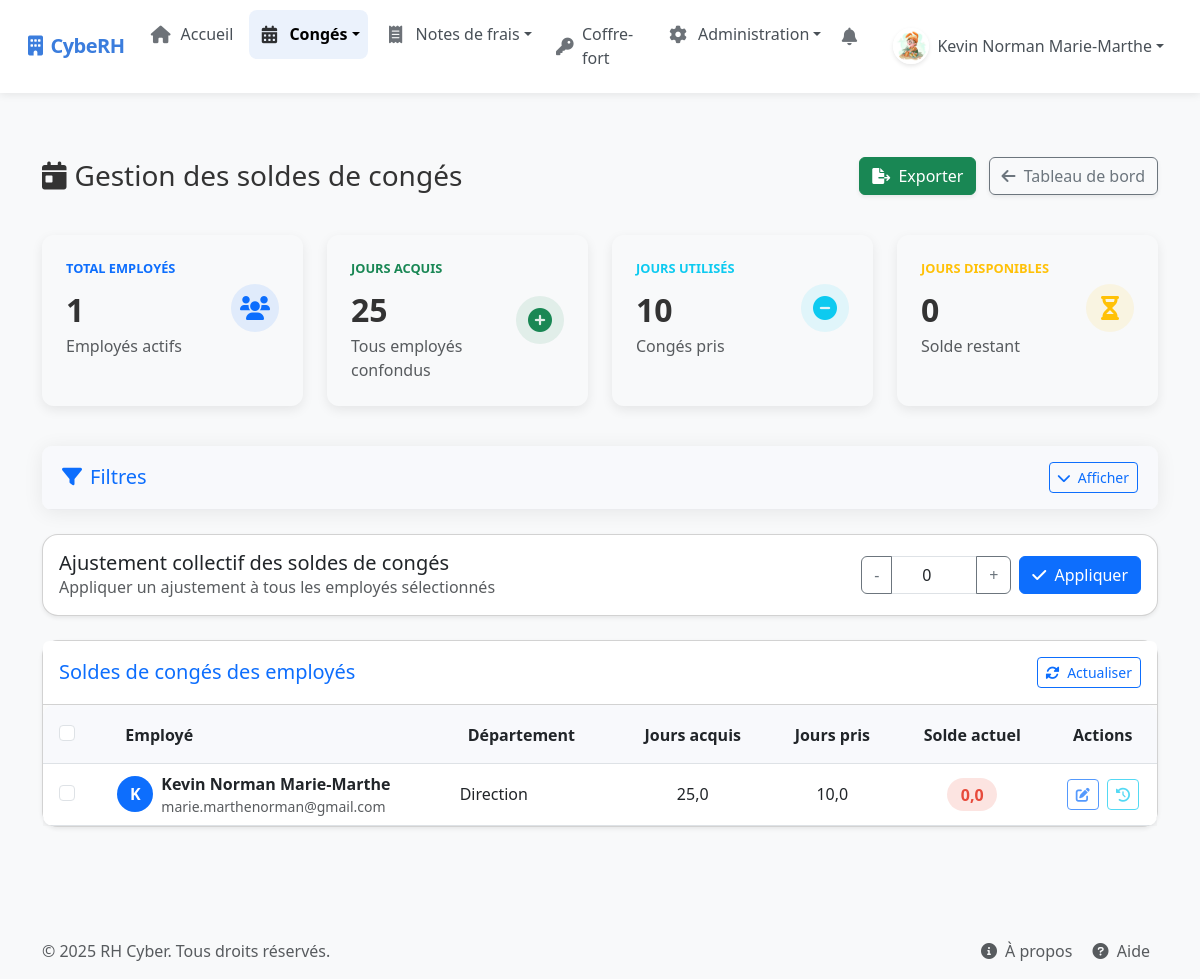
The app's page /leave-balance/ (signed in), older data.
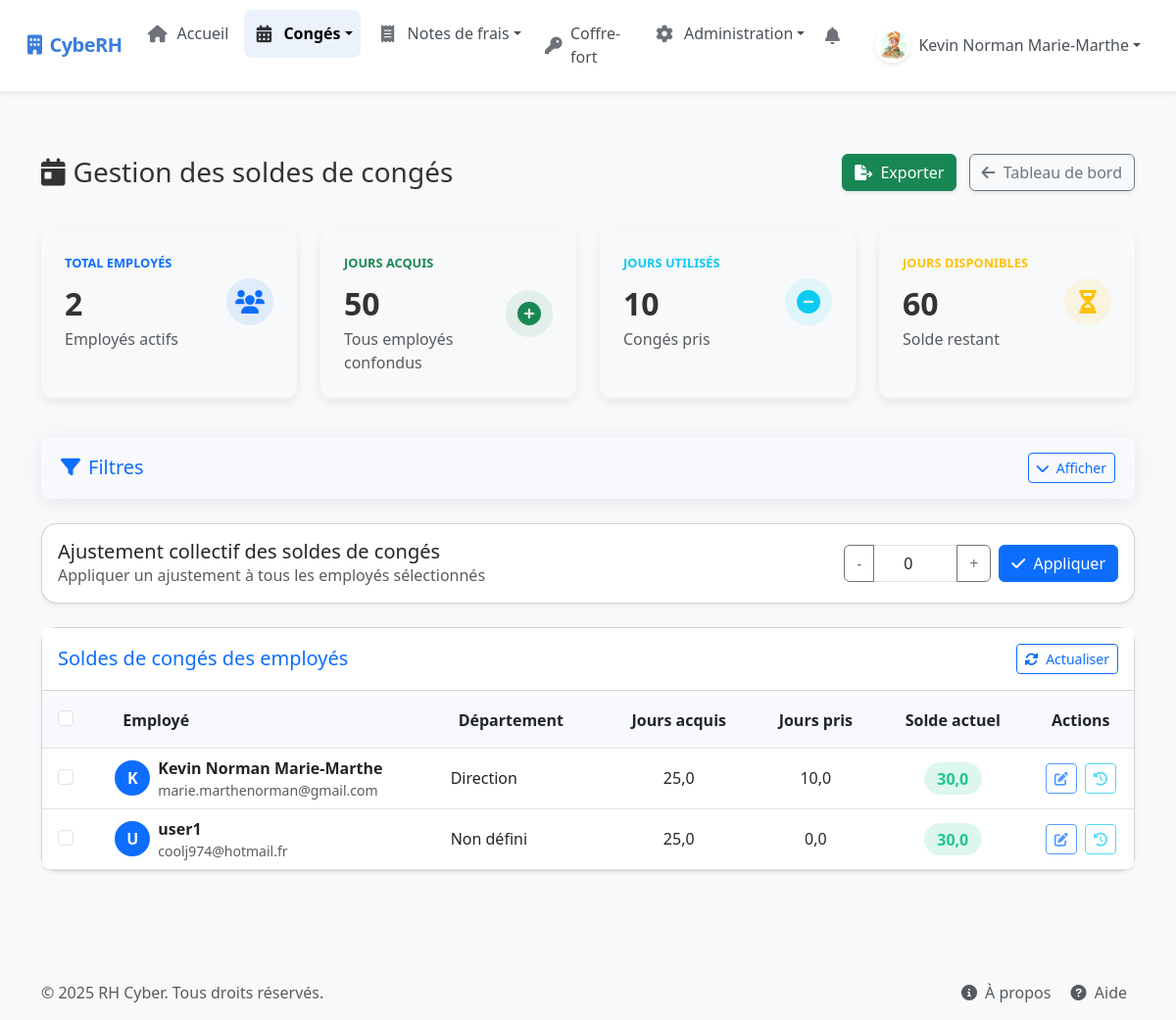
The same page, newer data.
### rh_management/models.py (models this page shows, shortened)
class LeaveBalance(models.Model):
    user = models.OneToOneField(User, on_delete=models.CASCADE, related_name='leave_balance')
    acquired = models.DecimalField(max_digits=5, decimal_places=1, default=0)  # Jours acquis
    taken = models.DecimalField(max_digits=5, decimal_places=1, default=0)     # Jours pris
    available = models.DecimalField(max_digits=5, decimal_places=1, default=0)  # Solde disponible
    created_at = models.DateTimeField(auto_now_add=True)
    updated_at = models.DateTimeField(auto_now=True)

class Profile(models.Model):
    user = models.OneToOneField(User, on_delete=models.CASCADE, related_name='profile')
    department = models.ForeignKey('Department', on_delete=models.SET_NULL, null=True, blank=True, related_name="employees")
    position = models.CharField(max_length=100, blank=True, null=True, verbose_name="Poste")
    phone_number = models.CharField(max_length=20, blank=True, null=True, verbose_name="Téléphone")
    address = models.TextField(blank=True, null=True, verbose_name="Adresse")
    profile_picture = models.ImageField(upload_to='profile_pictures/', blank=True, null=True, verbose_name="Photo de profil")
    date_of_birth = models.DateField(blank=True, null=True, verbose_name="Date de naissance")
    hire_date = models.DateField(blank=True, null=True, verbose_name="Date d'embauche")
    manager = models.ForeignKey(User, on_delete=models.SET_NULL, null=True, blank=True, related_name="subordinates", verbose_name="Responsable")
    theme_preference = models.CharField(max_length=20, default='light', choices=[
        ('light', 'Clair'),
        ('dark', 'Sombre'),
        ('system', 'Système')
    ], verbose_name="Thème préféré")
    language_preference = models.CharField(max_length=10, default='fr', choices=[
        ('fr', 'Français'),
        ('en', 'English')
    ], verbose_name="Langue préférée")
    notifications_enabled = models.BooleanField(default=True, verbose_name="Notifications activées")
    email_notifications = models.BooleanField(default=True, verbose_name="Notifications par email")
    is_encadrant = models.BooleanField(default=False, verbose_name="Est encadrant")
    is_stp = models.BooleanField(default=False, verbose_name="Est STP")
    created_at = models.DateTimeField(auto_now_add=True)
    updated_at = models.DateTimeField(auto_now=True)
    class Meta:
        verbose_name = "Profil"
        verbose_name_plural = "Profils"
        ordering = ['user__first_name', 'user__last_name']

class Department(models.Model):
    name = models.CharField(max_length=100, verbose_name="Nom")
    description = models.TextField(blank=True, null=True, verbose_name="Description")
    manager = models.ForeignKey(User, on_delete=models.SET_NULL, null=True, blank=True, related_name="managed_departments", verbose_name="Responsable")
    is_active = models.BooleanField(default=True, verbose_name="Actif")
    created_at = models.DateTimeField(auto_now_add=True)
    updated_at = models.DateTimeField(auto_now=True)
    def __str__(self):
        return self.name
    class Meta:
        verbose_name = "Département"
        verbose_name_plural = "Départements"
        ordering = ['name']

### rh_management/views/leave_views.py (the view, shortened to what this page needs)
# urls.py: path('leave-balance/', manage_leave_balances, name='manage_leave_balances'),
@login_required
@user_passes_test(is_admin_or_hr)
def manage_leave_balances(request):
    name = request.GET.get('name', '')
    department_id = request.GET.get('department', '')
    balance_status = request.GET.get('balance_status', '')
    queryset = LeaveBalance.objects.select_related('user', 'user__profile').all()
    if name:
        queryset = queryset.filter(
            Q(user__first_name__icontains=name) |
            Q(user__last_name__icontains=name) |
            Q(user__username__icontains=name)
        )
    if department_id and department_id.isdigit():
        queryset = queryset.filter(user__profile__department_id=department_id)
    stats = {
        'total_employees': LeaveBalance.objects.count(),
        'total_acquired_days': LeaveBalance.objects.aggregate(Sum('acquired'))['acquired__sum'] or 0,
        'total_taken_days': LeaveBalance.objects.aggregate(Sum('taken'))['taken__sum'] or 0,
        'total_available_days': LeaveBalance.objects.aggregate(Sum('available'))['available__sum'] or 0,
    }
    paginator = Paginator(queryset, 10)  # 10 items par page
    page_number = request.GET.get('page', 1)
    leave_balances = paginator.get_page(page_number)
    departments = Department.objects.all()
    query_params = []
    if name:
        query_params.append(f'name={name}')
    if department_id:
        query_params.append(f'department={department_id}')
    if balance_status:
        query_params.append(f'balance_status={balance_status}')
    query_string = '&'.join(query_params)
    context = {
        'leave_balances': leave_balances,
        'stats': stats,
        'departments': departments,
        'filters': {
            'name': name,
            'department': department_id,
            'balance_status': balance_status,
            'query_string': query_string
        }
    }
    return render(request, 'rh_management/manage_leave_balances.html', context)

### rh_management/views/permissions.py (called while the page is built)
def is_admin_or_hr(user):
    return user.is_superuser or user.is_staff

### templates/rh_management/manage_leave_balances.html (shortened to what the changed rows need)
{% extends "base.html" %}
{% block content %}
<div class="container py-4">
    <div class="d-sm-flex align-items-center justify-content-between balance-header">
        <h1 class="h3 mb-0 text-gray-800"><i class="fas fa-calendar-day me-2"></i>Gestion des soldes de congés</h1>
    </div>
    <div class="row mb-4">
        <div class="col-xl-3 col-md-6 mb-3">
            <div class="stats-card">
                <div class="card-body">
                    <div class="row no-gutters align-items-center">
                        <div class="col mr-2">
                            <div class="stats-header text-primary">TOTAL EMPLOYÉS</div>
                            <div class="stats-value">{{ stats.total_employees|default:"0" }}</div>
                            <div class="text-xs text-muted">Employés actifs</div>
                        </div>
                    </div>
                </div>
            </div>
        </div>
        <div class="col-xl-3 col-md-6 mb-3">
            <div class="stats-card">
                <div class="card-body">
                    <div class="row no-gutters align-items-center">
                        <div class="col mr-2">
                            <div class="stats-header text-success">JOURS ACQUIS</div>
                            <div class="stats-value">{{ stats.total_acquired_days|default:"0" }}</div>
                            <div class="text-xs text-muted">Tous employés confondus</div>
                        </div>
                    </div>
                </div>
            </div>
        </div>
        <div class="col-xl-3 col-md-6 mb-3">
            <div class="stats-card">
                <div class="card-body">
                    <div class="row no-gutters align-items-center">
                        <div class="col mr-2">
                            <div class="stats-header text-warning">JOURS DISPONIBLES</div>
                            <div class="stats-value">{{ stats.total_available_days|default:"0" }}</div>
                            <div class="text-xs text-muted">Solde restant</div>
                        </div>
                    </div>
                </div>
            </div>
        </div>
    </div>
    <div class="card shadow-sm mb-4 rounded-4">
        <div class="card-body p-0">
            {% if leave_balances %}
                <div class="table-responsive">
                    <table class="table table-hover balance-table align-middle mb-0" id="balancesTable">
                        <thead>
                            <tr>
                                <th class="ps-3">
                                    <div class="form-check">
                                        <input class="form-check-input" type="checkbox" id="selectAllEmployees">
                                    </div>
                                </th>
                                <th>Employé</th>
                                <th>Département</th>
                                <th class="text-center">Jours acquis</th>
                                <th class="text-center">Jours pris</th>
                                <th class="text-center">Solde actuel</th>
                                <th class="text-center">Actions</th>
                            </tr>
                        </thead>
                        <tbody>
                            {% for balance in leave_balances %}
                                <tr class="balance-row" data-employee-id="{{ balance.user.id }}">
                                    <td class="ps-3">
                                        <div class="form-check">
                                            <input class="form-check-input employee-select" type="checkbox" value="{{ balance.user.id }}">
                                        </div>
                                    </td>
                                    <td>
                                        <div class="d-flex align-items-center">
                                            <div class="user-bubble bg-primary text-white me-2">
                                                {{ balance.user.get_full_name|default:balance.user.username|slice:":1"|upper }}
                                            </div>
                                            <div>
                                                <div class="fw-bold">{{ balance.user.get_full_name|default:balance.user.username }}</div>
                                                <div class="text-muted small">{{ balance.user.email }}</div>
                                            </div>
                                        </div>
                                    </td>
                                    <td>{{ balance.user.profile.department|default:"Non défini" }}</td>
                                    <td class="text-center acquired-days">{{ balance.acquired }}</td>
                                    <td class="text-center taken-days">{{ balance.taken }}</td>
                                    <td class="text-center">
                                        <span class="balance-badge
                                            {% if balance.available > 15 %}balance-high
                                            {% elif balance.available > 5 %}balance-medium
                                            {% elif balance.available > 0 %}balance-low
                                            {% else %}balance-critical{% endif %}">
                                            {{ balance.available }}
                                        </span>
                                    </td>
                                    <td class="text-center">
                                        <div class="btn-group-actions">
                                            <button type="button" class="btn btn-sm btn-outline-primary me-1 adjust-balance"
                                                    data-bs-toggle="modal"
                                                    data-bs-target="#adjustBalanceModal"
                                                    data-id="{{ balance.user.id }}"
                                                    data-name="{{ balance.user.get_full_name|default:balance.user.username }}"
                                                    data-balance="{{ balance.available }}">
                                                <i class="fas fa-edit"></i>
                                            </button>
                                            <button type="button" class="btn btn-sm btn-outline-info view-history"
                                                    data-bs-toggle="modal"
                                                    data-bs-target="#historyModal"
                                                    data-id="{{ balance.user.id }}"
                                                    data-name="{{ balance.user.get_full_name|default:balance.user.username }}">
                                                <i class="fas fa-history"></i>
                                            </button>
                                        </div>
                                    </td>
                                </tr>
                            {% endfor %}
                        </tbody>
                    </table>
                </div>
            {% endif %}
        </div>
    </div>
</div>
{% endblock %}

Row changes from the older to the newer data that the page shows:
changed LeaveBalance "Kevin Norman Marie-Marthe": available "0,0" → "30,0"
added LeaveBalance: user.get_full_name "U", user.get_full_name "user1", user.email "coolj974@hotmail.fr", user.profile.department "Non défini", acquired "25,0", taken "0,0", available "30,0"
Text that changed along with them:
{{ stats.total_employees|default:"0" }}: "1" → "2"
{{ stats.total_acquired_days|default:"0" }}: "25" → "50"
{{ stats.total_available_days|default:"0" }}: "0" → "60"
